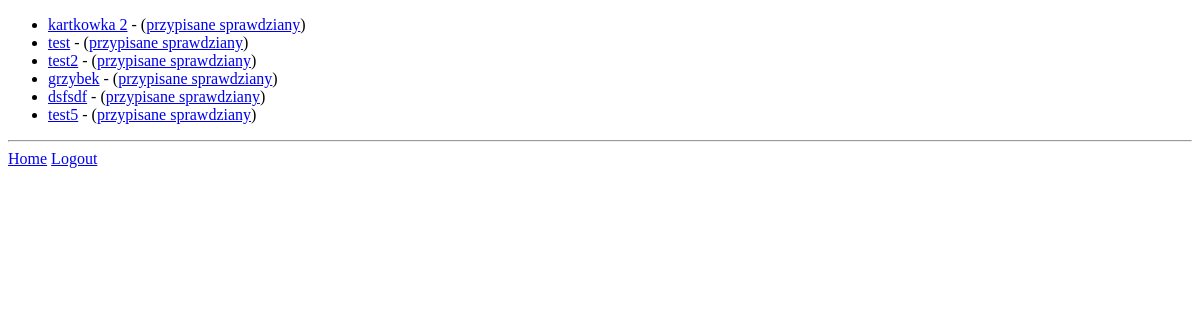
Page /test/list/ (signed in) on the earlier database version.
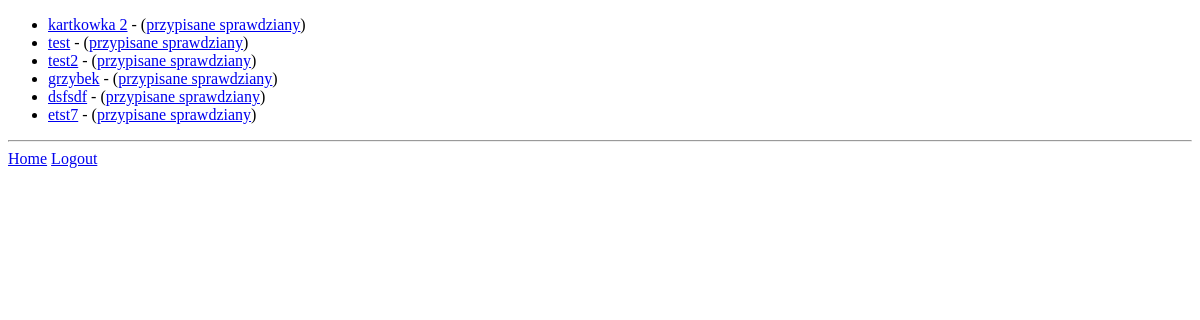
Same page on the later database version.
### tests/models.py (models this page shows, shortened)
class BlankTest(models.Model):
    label = models.CharField(max_length=128, blank=False, null=False)
    teacher = models.ForeignKey(Teacher, on_delete=models.CASCADE)
    students = models.ForeignKey(Class, on_delete=models.CASCADE, null=True)
    is_active = models.BooleanField(default=False)

### teacher/decorators.py (the view)
    def wrapper_func(request, *args, **kwargs):
        if Teacher.objects.filter(user=request.user):
            return view_func(request, *args, **kwargs)
        return redirect('home')

### tests/views.py (called while the page is built)
@teacher_only
def test_list(request):
    tests = BlankTest.objects.filter(teacher=request.user.teacher).all()
    return render(request, 'tests/tests.html', {'tests': tests})

### templates/tests/tests.html (shortened to what this page needs)
{% extends 'base.html' %}
{% block content %}
    <ul>
    {% for test in tests %}
        <li><a href="{% url 'task_list' test.id %}">{{ test.label }}</a>
         - (<a href="{% url 'test_students' test.id %}" >przypisane sprawdziany</a>)
        </li>
    {% endfor %}
    </ul>
{% endblock %}

### templates/base.html (shortened to what this page needs)
<!DOCTYPE html>
<html lang="en">
<head>
</head>
<body>
{% block content %}
{% endblock %}
<hr>
<a href="{% url "home" %}">Home</a>
{% if request.user.is_authenticated %}
    <a href="{% url 'logout' %}">Logout</a>
{% else %}
    <a href="{% url 'login' %}">Login</a>
    <a href="{% url 'register' %}">Register</a>
{% endif %}
</body>
</html>

Differences in the rows shown:
removed BlankTest: label "test5"
added BlankTest: label "etst7"
